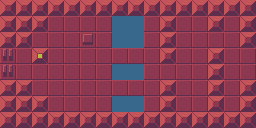

Tiled map render using the project's own tile images. Description and the map definition, with tile-layer contents summarised, below:
An orthogonal 16x8 tile map with 16x16 px tiles, 2 tile layers (map, entities).

<map version="1.2" tiledversion="1.2.4" orientation="orthogonal" renderorder="right-down" width="16" height="8" tilewidth="16" tileheight="16" infinite="0" nextlayerid="4" nextobjectid="3">
 <tileset firstgid="1" source="zelda.tsx" />
 <layer id="1" name="map" width="16" height="8">
  <data>[128 cells, 128 non-empty, 5 distinct tile ids]</data>
 </layer>
 <layer id="3" name="entities" width="16" height="8">
  <data>[128 cells, 1 non-empty, 1 distinct tile ids]</data>
 </layer>
</map>
